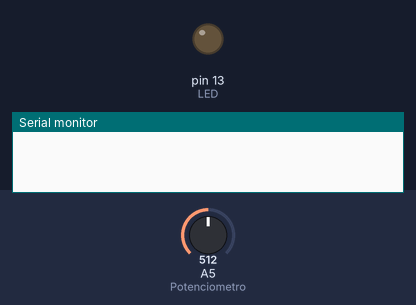
The sketch below on a simulated Arduino Uno, built with avr-gcc and run on an emulated ATmega328P. Shown: output pins drawn as LEDs (lit = HIGH), the last lines printed to the serial monitor. The test bench sets the inputs (shaded band); at power-on: A5 (Potenciometro) = 512. The modem accepts every AT command (registered, SIM ready, sends succeed) and sends nothing else.

Above: at 1.2 s.
1.3 s: A5 (Potenciometro) set to 526
At 1.9 s:
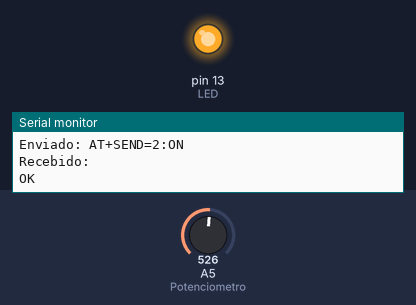
2.8 s: A5 (Potenciometro) set to 511
At 4.0 s:
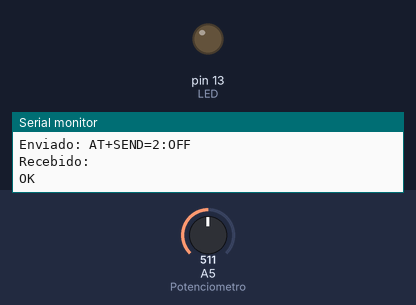
4.8 s: A5 (Potenciometro) set to 716
At 6.1 s:
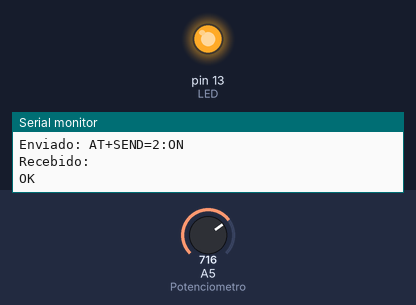
8.3 s: A5 (Potenciometro) set to 502
At 9.7 s:
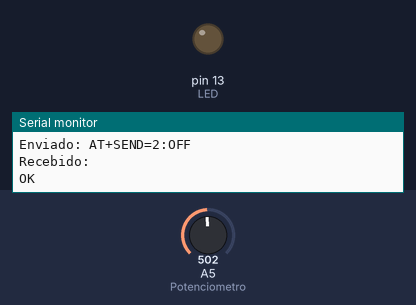
Timing chart, 0 to 10.8 s (numbered marks = the images above; inputs shaded):
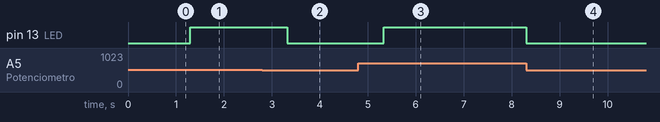

The sketch:

LED_Potenciometro.ino
```cpp
/*

Codigo para utilizar o modulo LoRaWAN da radioenge
O modulo funciona via comandos AT, conforme tabela disponivel em:
https://www.radioenge.com.br/uploads/fe3eaca2f4e3fd565143af8cb9703d7d1560427722-manual-lorawan-v2.1.pdf

Para conectar o modulo ao arduino, o pino de RX do modulo deve ser conectado ao pino de TX do arduino, e vice-versa

ATENCAO: O modulo consome 111mA em 3V3 durante um TX, portanto ele deve ser ligado no pino 5V do arduino,
pois a porta de 3V3 fornece apenas 50mA

O codigo abaixo recebe uma string do monitor serial e a envia para o modulo, e printa no monitor serial tudo
que recebe do modulo, sem tratamento algum

INSTRUCOES PARA ABP:

1. AT+NJM=0               // Define como modo ABP
2. AT+NWKSKEY=Chave       // Inserir a Network Session Key igual esta na TTN, separando bytes por dois pontos (:)
3. AT+APPSKEY=Chave       // Inserir a App Session Key igual esta na TTN, separando bytes por dois pontos (:)
4. AT+DADDR=45:34:23:12   // Inserir a chave no formado LSB, nesse caso a chave eh 12:23:34:45
5. AT+SEND=port:msg       // Enviar uma mensagem na porta, ex. AT+SEND=6:Hello

AT+CHMASK=FF00:0000:0000:0000:00FF:0000


*/

#include <SoftwareSerial.h>.

#define PIN_AT_RX 7
#define PIN_AT_TX 8
#define BAUDRATE 9600
SoftwareSerial radioLora(PIN_AT_TX, PIN_AT_RX);

String sendATcommand(String toSend, unsigned long milliseconds) {
  String result;
  Serial.print("Enviado: ");
  Serial.println(toSend);
  radioLora.println(toSend);
  unsigned long startTime = millis();
  Serial.print("Recebido: ");
  while (millis() - startTime < milliseconds) {
    if (radioLora.available()) {
      char c = radioLora.read();
      Serial.write(c);
      result += c;
    }
  }
  Serial.println();
  return result;
}

const int LED = 13;
const int Potenciometro = A5;
int ligado = 0;

void setup() {

  Serial.begin(9600);
  radioLora.begin(BAUDRATE);

  pinMode(Potenciometro, INPUT);
  pinMode(LED, OUTPUT);

}

void loop() {

  int leituraPotenciometro = analogRead(Potenciometro);
  if ( leituraPotenciometro > 512 && ligado == 0 )
  {
    ligado = 1;
    Serial.println("Liga");
    digitalWrite(LED, HIGH);
    sendATcommand("AT+SEND=2:ON", 2000);

  }
  else if ( leituraPotenciometro < 512 && ligado == 1 )
  {
    ligado = 0;
    Serial.println("Desliga");
    digitalWrite(LED, LOW);
    sendATcommand("AT+SEND=2:OFF", 2000);
  }

}
```

Measured:
- the behaviour switches between 512 and 513 on A5 (Potenciometro) (found by bisection; images 0 and 1)
- after the input at 1.3 s, pin 13 (LED): LOW → HIGH at once
- after the input at 2.8 s, pin 13 (LED): HIGH → LOW after 0.52 s
- after the input at 4.8 s, pin 13 (LED): LOW → HIGH after 0.53 s
- after the input at 8.3 s, pin 13 (LED): HIGH → LOW at once
